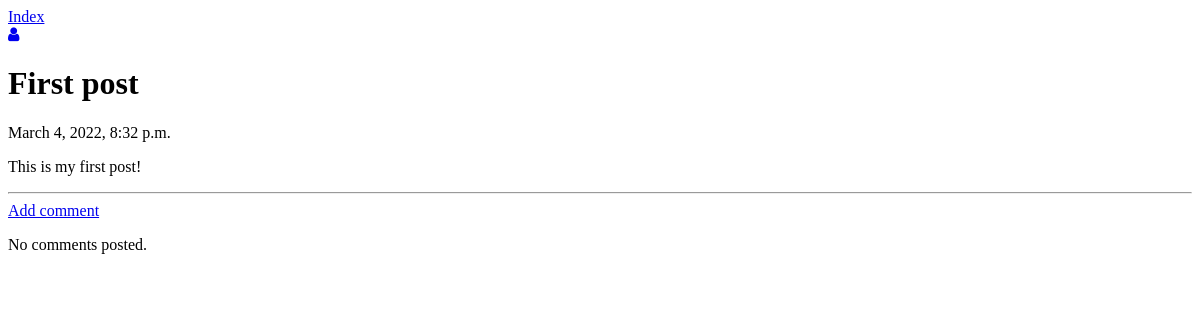
The page /first-posty/ on the database as committed earlier.
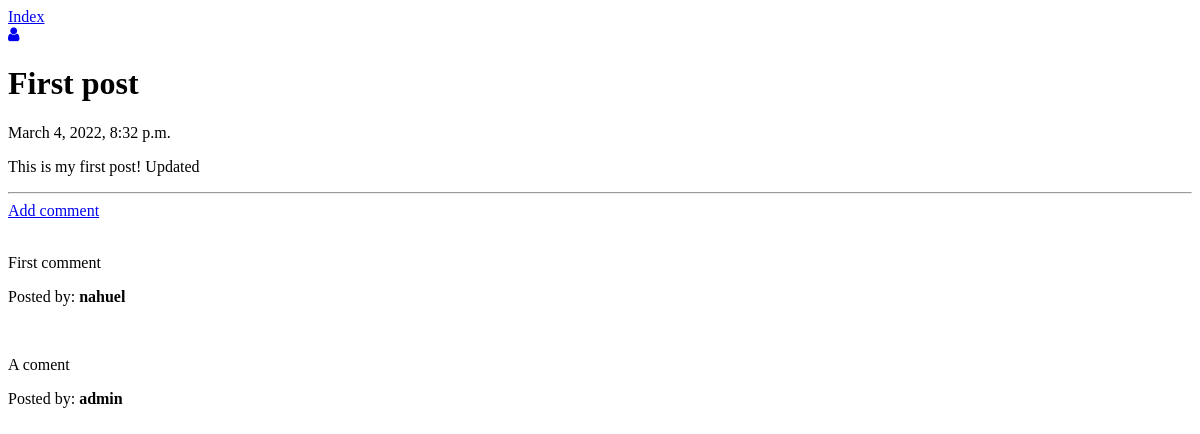
The same page on the database as committed later.
### blog/models.py (models this page shows, shortened)
class Post(models.Model):
    author = models.ForeignKey('auth.User', on_delete=models.CASCADE)
    title = models.CharField(max_length=200)
    text = models.TextField()
    created_date = models.DateTimeField(default=timezone.now, blank=True)
    slug = models.SlugField(unique=True, blank=True, default='autogenerated-slug')

class Comment(models.Model):
    post = models.ForeignKey(Post, related_name='comments', on_delete=models.CASCADE)
    author = models.ForeignKey('auth.User', on_delete=models.CASCADE)
    text = models.TextField()
    created_date = models.DateTimeField(default=timezone.now)

### blog/views.py (the view)
# urls.py: path('<slug:slug>/', views.PostView.as_view(), name='post_detail'),
class PostView(generic.DetailView):
    model = Post

### blog/templates/blog/post_detail.html (shortened to what this page needs)
{% extends 'blog/base.html' %}
{% block content %}
<h1>{{ post.title }}</h1>
<div class="date postdate">
    {{ post.created_date }}
</div>
<p class='postcontent'>{{ post.text|safe|linebreaksbr }}</p>
<hr>
<a href="{% url 'blog:add_comment_to_post' post.id %}">Add comment</a>
<div class="container">
{% for comment in post.comments.all %}
    <br>
    <p>{{ comment.text|safe|linebreaks }}</p>
    <p>Posted by: <strong>{{ comment.author }}</strong></p>
    {% empty %}
        <p>No comments posted.</p>
{% endfor %}
</div>
{% endblock %}

Rows that differ between the two databases and show on the page:
changed Post "First post": text "This is my first post!" → "This is my first post! Updated"
added Comment: text "First comment", author "nahuel"
added Comment: text "A coment", author "admin"
Other text that changed with them:
text no longer shown: "No comments posted."
